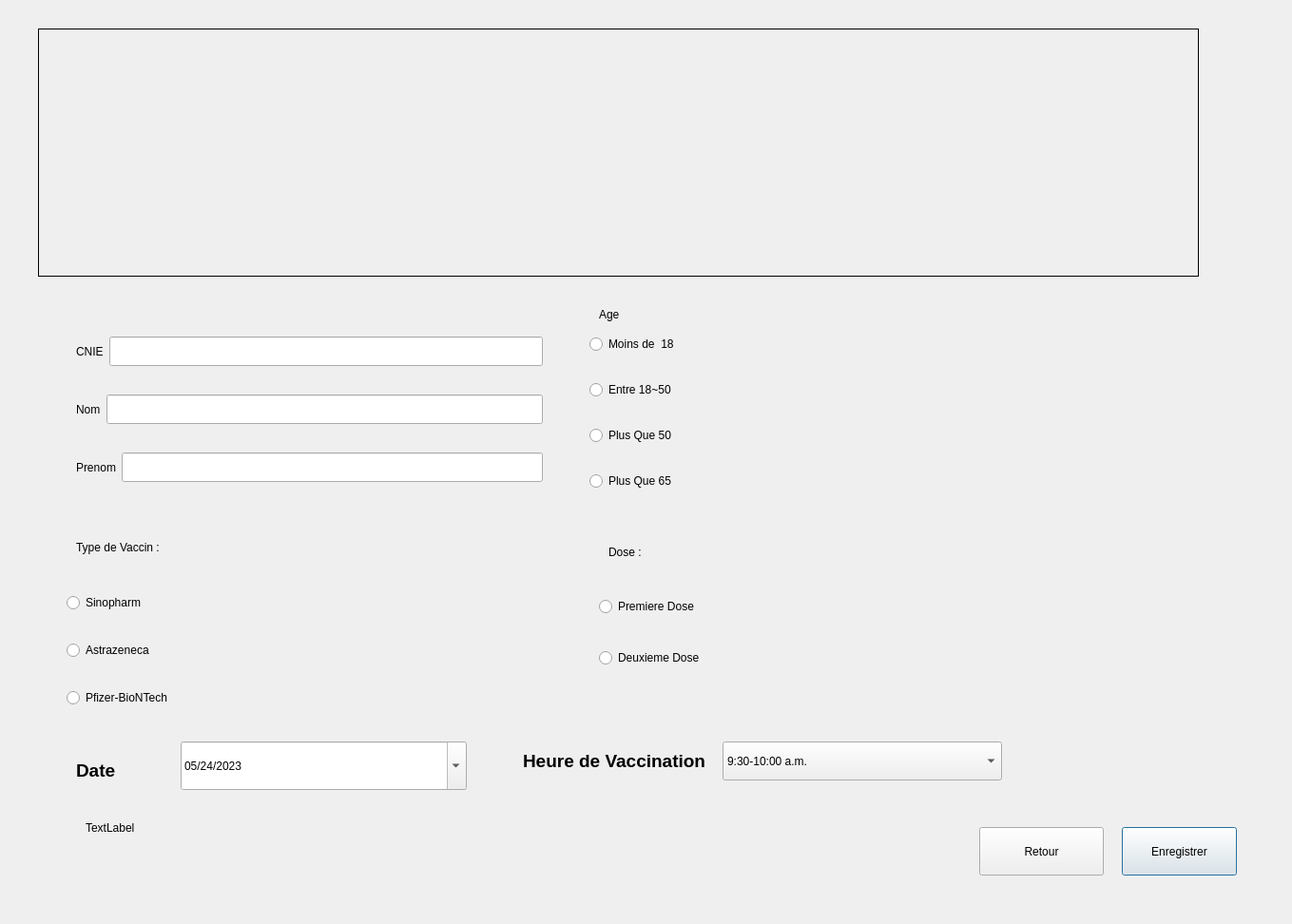
<?xml version="1.0" encoding="UTF-8"?>
<ui version="4.0">
 <class>UserDialog1</class>
 <widget class="QDialog" name="UserDialog1">
  <property name="geometry">
   <rect>
    <x>0</x>
    <y>0</y>
    <width>1359</width>
    <height>972</height>
   </rect>
  </property>
  <property name="windowTitle">
   <string>Dialog</string>
  </property>
  <widget class="QLabel" name="label_chooseVaccine">
   <property name="geometry">
    <rect>
     <x>40</x>
     <y>30</y>
     <width>1221</width>
     <height>261</height>
    </rect>
   </property>
   <property name="contextMenuPolicy">
    <enum>Qt::NoContextMenu</enum>
   </property>
   <property name="autoFillBackground">
    <bool>false</bool>
   </property>
   <property name="frameShape">
    <enum>QFrame::Box</enum>
   </property>
   <property name="text">
    <string/>
   </property>
   <property name="textFormat">
    <enum>Qt::AutoText</enum>
   </property>
   <property name="pixmap">
    <pixmap resource="Resource.qrc">:/img/cc.png</pixmap>
   </property>
  </widget>
  <widget class="QLabel" name="label_userP1">
   <property name="geometry">
    <rect>
     <x>90</x>
     <y>850</y>
     <width>421</width>
     <height>41</height>
    </rect>
   </property>
   <property name="styleSheet">
    <string notr="true">font: 75 12pt &quot;MS Shell Dlg 2&quot;;</string>
   </property>
   <property name="text">
    <string>TextLabel</string>
   </property>
  </widget>
  <widget class="QComboBox" name="comboBox_hours">
   <property name="geometry">
    <rect>
     <x>760</x>
     <y>780</y>
     <width>294</width>
     <height>41</height>
    </rect>
   </property>
   <property name="maximumSize">
    <size>
     <width>294</width>
     <height>41</height>
    </size>
   </property>
   <property name="styleSheet">
    <string notr="true">font: 75 12pt &quot;MS Shell Dlg 2&quot;;
font: 75 14pt &quot;MS Shell Dlg 2&quot;;</string>
   </property>
   <item>
    <property name="text">
     <string>9:30-10:00 a.m.</string>
    </property>
   </item>
   <item>
    <property name="text">
     <string>9:00-9:30 a.m.</string>
    </property>
   </item>
   <item>
    <property name="text">
     <string>10:00-10:30 a.m.</string>
    </property>
   </item>
   <item>
    <property name="text">
     <string>10:30-11:00 a.m.</string>
    </property>
   </item>
   <item>
    <property name="text">
     <string>11:00-11:30 a.m.</string>
    </property>
   </item>
   <item>
    <property name="text">
     <string>11:30-12:00 P.m.</string>
    </property>
   </item>
   <item>
    <property name="text">
     <string>12:00-12:30 p.m.</string>
    </property>
   </item>
   <item>
    <property name="text">
     <string>12:30-1:00 p.m.</string>
    </property>
   </item>
   <item>
    <property name="text">
     <string>1:00-1:30 p.m.</string>
    </property>
   </item>
   <item>
    <property name="text">
     <string>1:30-2:00 p.m.</string>
    </property>
   </item>
   <item>
    <property name="text">
     <string>2:00-2:30 p.m.</string>
    </property>
   </item>
   <item>
    <property name="text">
     <string>2:30-3:30 p.m.</string>
    </property>
   </item>
   <item>
    <property name="text">
     <string>3:30-4:00 p.m.</string>
    </property>
   </item>
   <item>
    <property name="text">
     <string/>
    </property>
   </item>
  </widget>
  <widget class="QDateEdit" name="dateEdit">
   <property name="geometry">
    <rect>
     <x>190</x>
     <y>780</y>
     <width>301</width>
     <height>51</height>
    </rect>
   </property>
   <property name="whatsThis">
    <string>&lt;html&gt;&lt;head/&gt;&lt;body&gt;&lt;p&gt;&lt;br/&gt;&lt;/p&gt;&lt;/body&gt;&lt;/html&gt;</string>
   </property>
   <property name="layoutDirection">
    <enum>Qt::LeftToRight</enum>
   </property>
   <property name="autoFillBackground">
    <bool>true</bool>
   </property>
   <property name="styleSheet">
    <string notr="true">font: 75 14pt &quot;MS Shell Dlg 2&quot;;</string>
   </property>
   <property name="frame">
    <bool>true</bool>
   </property>
   <property name="keyboardTracking">
    <bool>true</bool>
   </property>
   <property name="maximumDateTime">
    <datetime>
     <hour>23</hour>
     <minute>59</minute>
     <second>59</second>
     <year>2026</year>
     <month>8</month>
     <day>31</day>
    </datetime>
   </property>
   <property name="minimumDateTime">
    <datetime>
     <hour>0</hour>
     <minute>0</minute>
     <second>0</second>
     <year>2023</year>
     <month>5</month>
     <day>24</day>
    </datetime>
   </property>
   <property name="maximumDate">
    <date>
     <year>2026</year>
     <month>8</month>
     <day>31</day>
    </date>
   </property>
   <property name="minimumDate">
    <date>
     <year>2023</year>
     <month>5</month>
     <day>24</day>
    </date>
   </property>
   <property name="minimumTime">
    <time>
     <hour>0</hour>
     <minute>0</minute>
     <second>0</second>
    </time>
   </property>
   <property name="displayFormat">
    <string>MM/dd/yyyy</string>
   </property>
   <property name="calendarPopup">
    <bool>true</bool>
   </property>
   <property name="date">
    <date>
     <year>2023</year>
     <month>5</month>
     <day>24</day>
    </date>
   </property>
  </widget>
  <widget class="QWidget" name="layoutWidget">
   <property name="geometry">
    <rect>
     <x>70</x>
     <y>600</y>
     <width>471</width>
     <height>168</height>
    </rect>
   </property>
   <layout class="QVBoxLayout" name="verticalLayout_3">
    <item>
     <widget class="QRadioButton" name="radioButton_Jonson">
      <property name="styleSheet">
       <string notr="true">font: 75 14pt &quot;MS Shell Dlg 2&quot;;</string>
      </property>
      <property name="text">
       <string>Sinopharm </string>
      </property>
     </widget>
    </item>
    <item>
     <widget class="QRadioButton" name="radioButton_moderna">
      <property name="styleSheet">
       <string notr="true">font: 75 14pt &quot;MS Shell Dlg 2&quot;;</string>
      </property>
      <property name="text">
       <string>Astrazeneca</string>
      </property>
     </widget>
    </item>
    <item>
     <widget class="QRadioButton" name="radioButton_pfizer">
      <property name="styleSheet">
       <string notr="true">font: 75 14pt &quot;MS Shell Dlg 2&quot;;</string>
      </property>
      <property name="text">
       <string>Pfizer-BioNTech</string>
      </property>
     </widget>
    </item>
   </layout>
  </widget>
  <widget class="QWidget" name="layoutWidget">
   <property name="geometry">
    <rect>
     <x>620</x>
     <y>330</y>
     <width>616</width>
     <height>211</height>
    </rect>
   </property>
   <layout class="QVBoxLayout" name="verticalLayout">
    <item>
     <widget class="QRadioButton" name="radioButton_under18">
      <property name="styleSheet">
       <string notr="true">font: 75 14pt &quot;MS Shell Dlg 2&quot;;</string>
      </property>
      <property name="text">
       <string>Moins de  18</string>
      </property>
     </widget>
    </item>
    <item>
     <widget class="QRadioButton" name="radioButton_over18">
      <property name="styleSheet">
       <string notr="true">font: 75 14pt &quot;MS Shell Dlg 2&quot;;</string>
      </property>
      <property name="text">
       <string>Entre 18~50</string>
      </property>
     </widget>
    </item>
    <item>
     <widget class="QRadioButton" name="radioButton_over50">
      <property name="styleSheet">
       <string notr="true">font: 75 14pt &quot;MS Shell Dlg 2&quot;;</string>
      </property>
      <property name="text">
       <string>Plus Que 50</string>
      </property>
     </widget>
    </item>
    <item>
     <widget class="QRadioButton" name="radioButton_over65">
      <property name="styleSheet">
       <string notr="true">font: 75 14pt &quot;MS Shell Dlg 2&quot;;</string>
      </property>
      <property name="text">
       <string>Plus Que 65</string>
      </property>
     </widget>
    </item>
   </layout>
  </widget>
  <widget class="QLabel" name="label_vaccine_version">
   <property name="geometry">
    <rect>
     <x>80</x>
     <y>550</y>
     <width>211</width>
     <height>51</height>
    </rect>
   </property>
   <property name="styleSheet">
    <string notr="true">font: 75 14pt &quot;MS Shell Dlg 2&quot;;</string>
   </property>
   <property name="text">
    <string>Type de Vaccin :</string>
   </property>
  </widget>
  <widget class="QLabel" name="label_shot">
   <property name="geometry">
    <rect>
     <x>640</x>
     <y>560</y>
     <width>161</width>
     <height>41</height>
    </rect>
   </property>
   <property name="styleSheet">
    <string notr="true">font: 75 14pt &quot;MS Shell Dlg 2&quot;;</string>
   </property>
   <property name="text">
    <string>Dose :</string>
   </property>
  </widget>
  <widget class="QLabel" name="label_age">
   <property name="geometry">
    <rect>
     <x>630</x>
     <y>310</y>
     <width>121</width>
     <height>41</height>
    </rect>
   </property>
   <property name="styleSheet">
    <string notr="true">font: 75 14pt &quot;MS Shell Dlg 2&quot;;</string>
   </property>
   <property name="text">
    <string>Age</string>
   </property>
  </widget>
  <widget class="QLabel" name="label">
   <property name="geometry">
    <rect>
     <x>80</x>
     <y>790</y>
     <width>71</width>
     <height>41</height>
    </rect>
   </property>
   <property name="font">
    <font>
     <pointsize>14</pointsize>
     <bold>true</bold>
    </font>
   </property>
   <property name="text">
    <string>Date </string>
   </property>
  </widget>
  <widget class="QWidget" name="layoutWidget">
   <property name="geometry">
    <rect>
     <x>80</x>
     <y>330</y>
     <width>491</width>
     <height>201</height>
    </rect>
   </property>
   <layout class="QVBoxLayout" name="verticalLayout_4">
    <item>
     <layout class="QHBoxLayout" name="horizontalLayout">
      <item>
       <widget class="QLabel" name="label_in_number">
        <property name="styleSheet">
         <string notr="true">font: 75 14pt &quot;MS Shell Dlg 2&quot;;</string>
        </property>
        <property name="text">
         <string>CNIE</string>
        </property>
       </widget>
      </item>
      <item>
       <widget class="QLineEdit" name="lineEdit_insurNum">
        <property name="font">
         <font>
          <pointsize>14</pointsize>
          <bold>true</bold>
         </font>
        </property>
       </widget>
      </item>
     </layout>
    </item>
    <item>
     <layout class="QHBoxLayout" name="horizontalLayout_2">
      <item>
       <widget class="QLabel" name="label_fName">
        <property name="styleSheet">
         <string notr="true">font: 75 14pt &quot;MS Shell Dlg 2&quot;;</string>
        </property>
        <property name="text">
         <string>Nom</string>
        </property>
       </widget>
      </item>
      <item>
       <widget class="QLineEdit" name="lineEdit_fName">
        <property name="font">
         <font>
          <pointsize>14</pointsize>
          <bold>true</bold>
         </font>
        </property>
       </widget>
      </item>
     </layout>
    </item>
    <item>
     <layout class="QHBoxLayout" name="horizontalLayout_3">
      <item>
       <widget class="QLabel" name="label_lName">
        <property name="styleSheet">
         <string notr="true">font: 75 14pt &quot;MS Shell Dlg 2&quot;;</string>
        </property>
        <property name="text">
         <string>Prenom</string>
        </property>
       </widget>
      </item>
      <item>
       <widget class="QLineEdit" name="lineEdit_lName">
        <property name="font">
         <font>
          <pointsize>14</pointsize>
          <bold>true</bold>
         </font>
        </property>
       </widget>
      </item>
     </layout>
    </item>
   </layout>
  </widget>
  <widget class="QPushButton" name="pushButton_userNextPage">
   <property name="geometry">
    <rect>
     <x>1180</x>
     <y>870</y>
     <width>121</width>
     <height>51</height>
    </rect>
   </property>
   <property name="styleSheet">
    <string notr="true">font: 75 14pt &quot;MS Shell Dlg 2&quot;;</string>
   </property>
   <property name="text">
    <string>Enregistrer</string>
   </property>
  </widget>
  <widget class="QPushButton" name="pushButton_retour">
   <property name="geometry">
    <rect>
     <x>1030</x>
     <y>870</y>
     <width>131</width>
     <height>51</height>
    </rect>
   </property>
   <property name="styleSheet">
    <string notr="true">font: 75 14pt &quot;MS Shell Dlg 2&quot;;</string>
   </property>
   <property name="text">
    <string>Retour</string>
   </property>
  </widget>
  <widget class="QLabel" name="label_2">
   <property name="geometry">
    <rect>
     <x>550</x>
     <y>780</y>
     <width>201</width>
     <height>41</height>
    </rect>
   </property>
   <property name="font">
    <font>
     <pointsize>14</pointsize>
     <bold>true</bold>
    </font>
   </property>
   <property name="text">
    <string>Heure de Vaccination</string>
   </property>
  </widget>
  <widget class="QWidget" name="layoutWidget">
   <property name="geometry">
    <rect>
     <x>630</x>
     <y>600</y>
     <width>469</width>
     <height>131</height>
    </rect>
   </property>
   <layout class="QVBoxLayout" name="verticalLayout_2">
    <item>
     <widget class="QRadioButton" name="radioButton_secondShot">
      <property name="styleSheet">
       <string notr="true">font: 75 14pt &quot;MS Shell Dlg 2&quot;;</string>
      </property>
      <property name="text">
       <string>Premiere Dose</string>
      </property>
     </widget>
    </item>
    <item>
     <widget class="QRadioButton" name="radioButton_firstShot">
      <property name="styleSheet">
       <string notr="true">font: 75 14pt &quot;MS Shell Dlg 2&quot;;</string>
      </property>
      <property name="text">
       <string>Deuxieme Dose</string>
      </property>
     </widget>
    </item>
   </layout>
  </widget>
  <widget class="QLabel" name="label_13">
   <property name="geometry">
    <rect>
     <x>1110</x>
     <y>540</y>
     <width>261</width>
     <height>241</height>
    </rect>
   </property>
   <property name="sizePolicy">
    <sizepolicy hsizetype="Fixed" vsizetype="Preferred">
     <horstretch>0</horstretch>
     <verstretch>0</verstretch>
    </sizepolicy>
   </property>
   <property name="focusPolicy">
    <enum>Qt::StrongFocus</enum>
   </property>
   <property name="contextMenuPolicy">
    <enum>Qt::CustomContextMenu</enum>
   </property>
   <property name="acceptDrops">
    <bool>true</bool>
   </property>
   <property name="text">
    <string/>
   </property>
   <property name="pixmap">
    <pixmap resource="Resource.qrc">:/img/cc9976.png</pixmap>
   </property>
   <property name="wordWrap">
    <bool>false</bool>
   </property>
  </widget>
 </widget>
 <resources>
  <include location="Resource.qrc"/>
 </resources>
 <connections/>
</ui>
